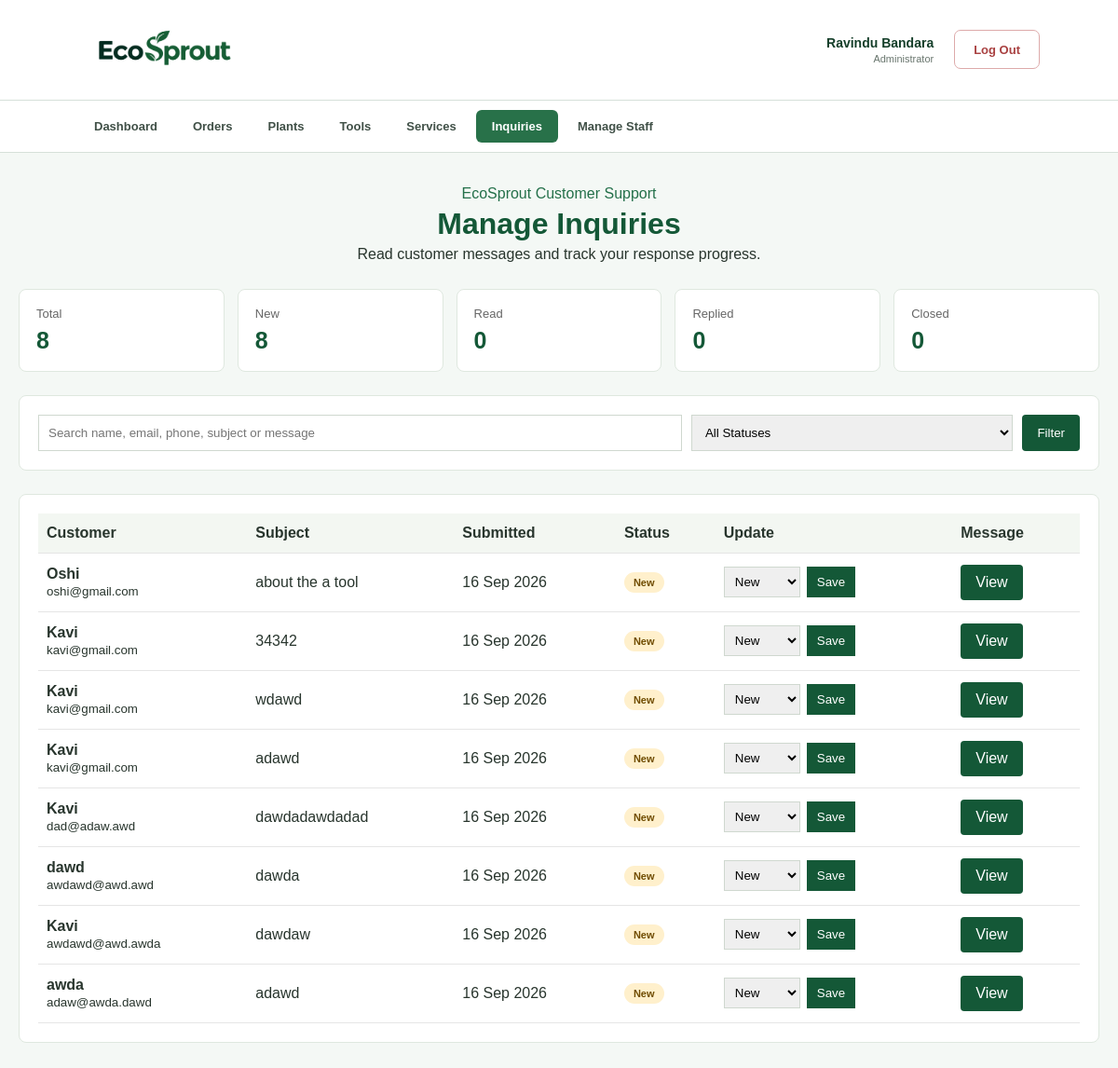
The page /admin_inquiries.php (signed in) on the database its author committed.
### tables this page shows
CREATE TABLE IF NOT EXISTS `contact_inquiries` (
  `inquiry_id` int UNSIGNED NOT NULL AUTO_INCREMENT,
  `user_id` int UNSIGNED DEFAULT NULL,
  `full_name` varchar(120) NOT NULL,
  `email` varchar(150) NOT NULL,
  `phone` varchar(20) DEFAULT NULL,
  `subject` varchar(150) NOT NULL,
  `message` text NOT NULL,
  `inquiry_status` enum('NEW','READ','REPLIED','CLOSED') NOT NULL DEFAULT 'NEW',
  `submitted_at` timestamp NOT NULL DEFAULT CURRENT_TIMESTAMP,
  PRIMARY KEY (`inquiry_id`),
  KEY `fk_contact_inquiries_user` (`user_id`)
);

### admin_auth.php (called while the page is built, shortened)
<?php
$currentRole =
    strtoupper(trim($_SESSION["role"] ?? ""));
$isAdministrator =
    $currentRole === "ADMIN";

### admin_inquiries.php (the view, shortened to what this page needs)
<?php
require_once "admin_auth.php";
require_once "db_connection.php";
function inquiryEscape($value)
{
    return htmlspecialchars((string) $value, ENT_QUOTES, "UTF-8");
}
function inquiryStatusLabel($status)
{
    return ucwords(strtolower(str_replace("_", " ", $status)));
}
$summaryResult = $conn->query("
    SELECT COUNT(*),
           COALESCE(SUM(inquiry_status = 'NEW'), 0),
           COALESCE(SUM(inquiry_status = 'READ'), 0),
           COALESCE(SUM(inquiry_status = 'REPLIED'), 0),
           COALESCE(SUM(inquiry_status = 'CLOSED'), 0)
    FROM contact_inquiries
");
$summaryRow = $summaryResult->fetch_row();
$summary = [
    "total" => $summaryRow[0], "new" => $summaryRow[1],
    "read" => $summaryRow[2], "replied" => $summaryRow[3],
    "closed" => $summaryRow[4]
];
$allowedStatuses = ["NEW", "READ", "REPLIED", "CLOSED"];
$search = trim($_GET["q"] ?? "");
$inquirySql = "
    SELECT inquiry_id, full_name, email, phone, subject,
           inquiry_status, submitted_at
    FROM contact_inquiries
    WHERE 1 = 1
";
$inquirySql .= " ORDER BY submitted_at DESC, inquiry_id DESC";
$inquiryStatement = $conn->prepare($inquirySql);
$inquiryStatement->execute();
$inquiryStatement->bind_result(
    $inquiryId, $fullName, $email, $phone,
    $subject, $inquiryStatus, $submittedAt
);
$inquiries = [];
while ($inquiryStatement->fetch()) {
    $inquiries[] = [
        "inquiry_id" => $inquiryId, "full_name" => $fullName,
        "email" => $email, "phone" => $phone, "subject" => $subject,
        "inquiry_status" => $inquiryStatus, "submitted_at" => $submittedAt
    ];
}
$adminName = trim(($_SESSION["first_name"] ?? "") . " " . ($_SESSION["last_name"] ?? ""));
?>
<!DOCTYPE html>
<html lang="en">
<head>
    <link rel="stylesheet" href="stylesheet.css">
</head>
<body class="admin-body">
    <header class="admin-header">
        <a href="index.php" class="admin-logo"><img src="Images/Home/Logo.png" alt="EcoSprout Logo"></a>
        <div class="admin-user"><div class="admin-user-details"><strong><?= inquiryEscape($adminName ?: "Staff Member") ?></strong><span><?= $isAdministrator ? "Administrator" : "Staff" ?></span></div><a href="logout.php" class="admin-logout-button">Log Out</a></div>
    </header>
    <nav class="admin-navigation" aria-label="Admin navigation">
        <a href="admindashboard.php" class="admin-nav-link">Dashboard</a>
        <a href="admin_orders.php" class="admin-nav-link">Orders</a>
        <a href="admin_plants.php" class="admin-nav-link">Plants</a>
        <a href="admin_tools.php" class="admin-nav-link">Tools</a>
        <a href="admin_services.php" class="admin-nav-link">Services</a>
        <a href="admin_inquiries.php" class="admin-nav-link active">Inquiries</a>
        <?php if ($isAdministrator): ?><a href="admin_staff.php" class="admin-nav-link">Manage Staff</a><?php endif; ?>
    </nav>
    <main class="inquiry-main">
        <div class="inquiry-title"><p>EcoSprout Customer Support</p><h1>Manage Inquiries</h1><span>Read customer messages and track your response progress.</span></div>
        <section class="inquiry-summary">
            <article class="inquiry-card"><span>Total</span><strong><?= (int) $summary["total"] ?></strong></article>
            <article class="inquiry-card"><span>New</span><strong><?= (int) $summary["new"] ?></strong></article>
            <article class="inquiry-card"><span>Read</span><strong><?= (int) $summary["read"] ?></strong></article>
            <article class="inquiry-card"><span>Replied</span><strong><?= (int) $summary["replied"] ?></strong></article>
            <article class="inquiry-card"><span>Closed</span><strong><?= (int) $summary["closed"] ?></strong></article>
        </section>
        <section class="inquiry-panel">
            <form action="admin_inquiries.php" method="get" class="inquiry-filters">
                <input type="search" name="q" value="<?= inquiryEscape($search) ?>" placeholder="Search name, email, phone, subject or message">
                <select name="status"><option value="">All Statuses</option></select>
                <button type="submit" class="inquiry-button">Filter</button>
            </form>
        </section>
        <section class="inquiry-panel inquiry-table-wrap">
            <table class="inquiry-table">
                <thead><tr><th>Customer</th><th>Subject</th><th>Submitted</th><th>Status</th><th>Update</th><th>Message</th></tr></thead>
                <tbody>
                    <?php foreach ($inquiries as $inquiry): ?><tr>
                        <td><strong><?= inquiryEscape($inquiry["full_name"]) ?></strong><br><small><?= inquiryEscape($inquiry["email"]) ?></small></td>
                        <td><?= inquiryEscape($inquiry["subject"]) ?></td>
                        <td><?= date("d M Y", strtotime($inquiry["submitted_at"])) ?></td>
                        <td><span class="inquiry-status <?= strtolower($inquiry["inquiry_status"]) ?>"><?= inquiryEscape(inquiryStatusLabel($inquiry["inquiry_status"])) ?></span></td>
                        <td><form action="inquiry_action.php" method="post" class="inquiry-status-form">
                            <select name="inquiry_status"><?php foreach ($allowedStatuses as $value): ?><option value="<?= $value ?>" <?= $inquiry["inquiry_status"] === $value ? "selected" : "" ?>><?= inquiryEscape(inquiryStatusLabel($value)) ?></option><?php endforeach; ?></select><button type="submit">Save</button>
                        </form></td>
                        <td><a href="admin_inquiries.php?view=<?= (int) $inquiry["inquiry_id"] ?>" class="inquiry-button">View</a></td>
                    </tr><?php endforeach; ?>
                </tbody>
            </table>
        </section>
    </main>
</body>
</html>

### admin_inquiries.php (style rules this page uses)
.inquiry-main { max-width:1250px;margin:35px auto;padding:0 20px }
.inquiry-title { text-align:center;margin-bottom:28px }
.inquiry-title p { color:#24704a;margin:0 }
.inquiry-title h1 { color:#145837;margin:5px 0 }
.inquiry-summary { display:grid;grid-template-columns:repeat(5,1fr);gap:14px;margin-bottom:25px }
.inquiry-card,.inquiry-panel { background:#fff;border:1px solid #dfe8df;border-radius:8px }
.inquiry-card { padding:18px }
.inquiry-card span { display:block;color:#666;font-size:13px }
.inquiry-card strong { display:block;color:#145837;font-size:25px;margin-top:7px }
.inquiry-panel { padding:20px;margin-bottom:25px }
.inquiry-filters { display:grid;grid-template-columns:2fr 1fr auto;gap:10px }
.inquiry-filters input,.inquiry-filters select,.inquiry-status-form select { padding:10px;border:1px solid #cfd8cf }
.inquiry-button { display:inline-block;padding:10px 16px;background:#145837;color:#fff;border:0;border-radius:4px;text-decoration:none;cursor:pointer }
.inquiry-table-wrap { overflow-x:auto }
.inquiry-table { width:100%;border-collapse:collapse;min-width:950px }
.inquiry-table th,.inquiry-table td { padding:12px 9px;border-bottom:1px solid #e5e5e5;text-align:left }
.inquiry-table th { background:#f3f7f2 }
.inquiry-status { display:inline-block;padding:5px 10px;border-radius:15px;background:#e8eee8;font-size:11px;font-weight:bold }
.inquiry-status.new { background:#fff0cc;color:#704c00 }
.inquiry-status-form { display:flex;gap:7px }
.inquiry-status-form select { padding:7px }
.inquiry-status-form button { padding:8px 11px;background:#145837;color:#fff;border:0;cursor:pointer }

### rows shown on the page
contact_inquiries: full_name "Oshi", email "oshi@gmail.com", subject "about the a tool", submitted_at "16 Sep 2026", inquiry_status "New"
contact_inquiries: full_name "Kavi", email "kavi@gmail.com", subject "34342", submitted_at "16 Sep 2026", inquiry_status "New"
contact_inquiries: full_name "Kavi", email "kavi@gmail.com", subject "wdawd", submitted_at "16 Sep 2026", inquiry_status "New"
contact_inquiries: full_name "Kavi", email "kavi@gmail.com", subject "adawd", submitted_at "16 Sep 2026", inquiry_status "New"
contact_inquiries: full_name "Kavi", email "dad@adaw.awd", subject "dawdadawdadad", submitted_at "16 Sep 2026", inquiry_status "New"
contact_inquiries: full_name "dawd", email "awdawd@awd.awd", subject "dawda", submitted_at "16 Sep 2026", inquiry_status "New"
contact_inquiries: full_name "Kavi", email "awdawd@awd.awda", subject "dawdaw", submitted_at "16 Sep 2026", inquiry_status "New"
contact_inquiries: full_name "awda", email "adaw@awda.dawd", subject "adawd", submitted_at "16 Sep 2026", inquiry_status "New"

### other values the page prints
inquiryEscape($adminName ?: "Staff Member") "Ravindu Bandara"
$summary["total"] "8"
$summary["new"] "8"
$summary["read"] "0"
$summary["replied"] "0"
$summary["closed"] "0"
form field inquiry_status "New"
